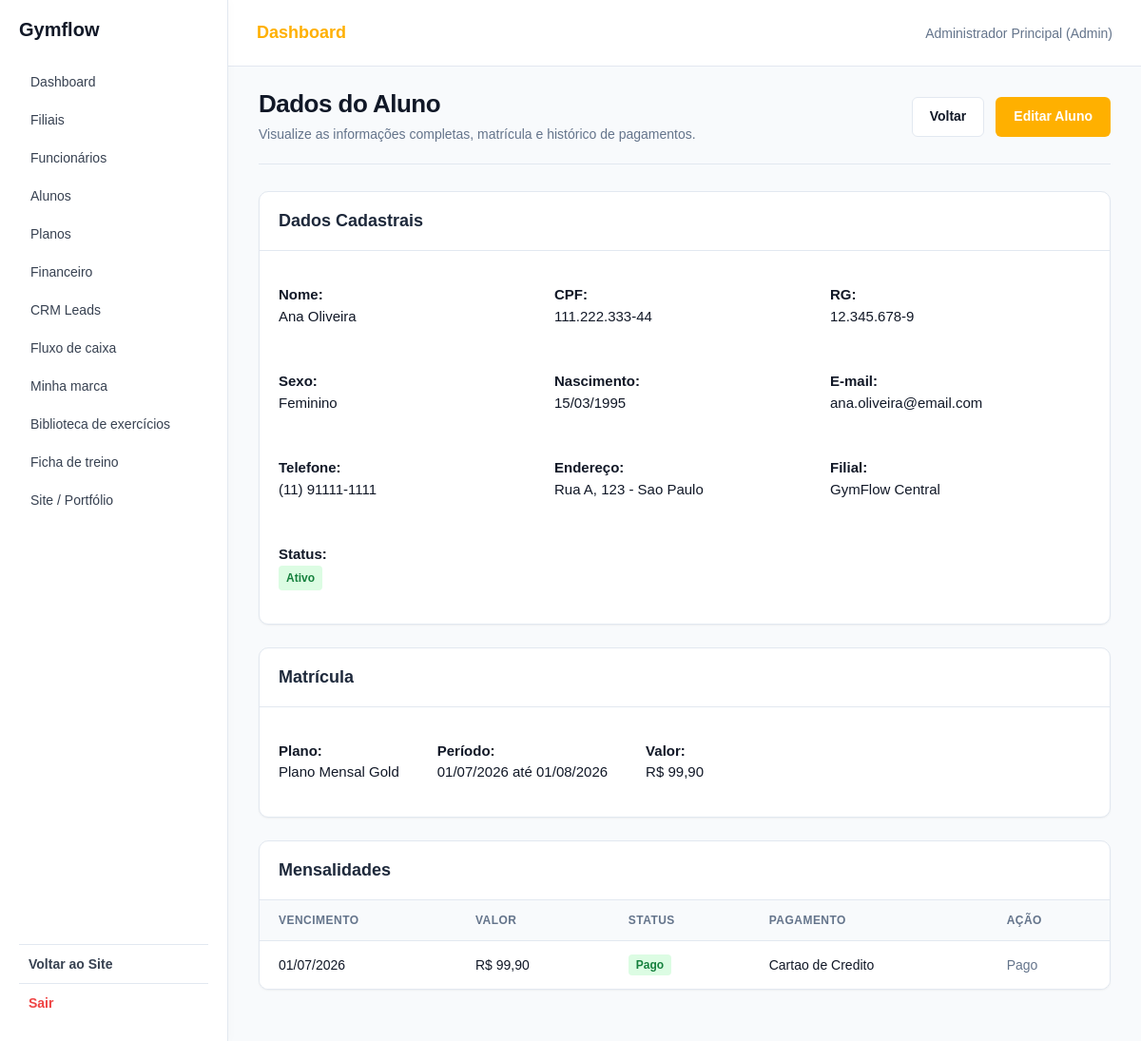
Screenshot of /app/controllers/AlunoController.php?acao=visualizar&id=1 (signed in) with the database file from the repository.
### tables this page shows
CREATE TABLE alunos (
    id INT AUTO_INCREMENT PRIMARY KEY,
    filial_id INT NOT NULL,
    professor_id INT DEFAULT NULL,
    nome VARCHAR(100) NOT NULL,
    cpf VARCHAR(14) NOT NULL UNIQUE,
    rg VARCHAR(20),
    sexo VARCHAR(15) NOT NULL,
    nascimento DATE NOT NULL,
    email VARCHAR(100) NOT NULL,
    telefone VARCHAR(15) NOT NULL,
    endereco TEXT,
    status VARCHAR(20) NOT NULL DEFAULT 'Ativo',
    criado_em DATETIME DEFAULT CURRENT_TIMESTAMP,
    FOREIGN KEY (filial_id) REFERENCES filiais(id) ON DELETE RESTRICT,
    FOREIGN KEY (professor_id) REFERENCES users(id) ON DELETE SET NULL
);

CREATE TABLE filiais (
    id INT AUTO_INCREMENT PRIMARY KEY,
    company_id INT NOT NULL,
    nome VARCHAR(100) NOT NULL,
    cnpj VARCHAR(18) NOT NULL,
    telefone VARCHAR(15) NOT NULL,
    endereco TEXT NULL,
    numero VARCHAR(20) NULL,
    complemento VARCHAR(100) NULL,
    email VARCHAR(100) NULL,
    responsavel VARCHAR(100) NOT NULL,
    ativo BOOLEAN NOT NULL DEFAULT TRUE,
    latitude DECIMAL(10,8) DEFAULT NULL,
    longitude DECIMAL(11,8) DEFAULT NULL,
    CONSTRAINT uq_filiais_cnpj UNIQUE (company_id, cnpj),
    FOREIGN KEY (company_id) REFERENCES companies(id) ON DELETE CASCADE
);

CREATE TABLE matriculas (
    id INT AUTO_INCREMENT PRIMARY KEY,
    aluno_id INT NOT NULL,
    plano_id INT NOT NULL,
    inicio DATE NOT NULL,
    fim DATE NOT NULL,
    valor NUMERIC(10, 2) NOT NULL CHECK (valor >= 0),
    desconto NUMERIC(10, 2) NOT NULL DEFAULT 0.00 CHECK (desconto >= 0),
    ativa BOOLEAN NOT NULL DEFAULT TRUE,
    CHECK (fim >= inicio),
    FOREIGN KEY (aluno_id) REFERENCES alunos(id) ON DELETE CASCADE,
    FOREIGN KEY (plano_id) REFERENCES planos(id) ON DELETE RESTRICT
);

CREATE TABLE planos (
    id INT AUTO_INCREMENT PRIMARY KEY,
    company_id INT NOT NULL,
    nome VARCHAR(100) NOT NULL,
    categoria VARCHAR(50) NOT NULL,
    valor NUMERIC(10, 2) NOT NULL CHECK (valor >= 0),
    duracao VARCHAR(20) NOT NULL,
    FOREIGN KEY (company_id) REFERENCES companies(id) ON DELETE CASCADE
);

CREATE TABLE contas (
    id INT AUTO_INCREMENT PRIMARY KEY,
    aluno_id INT NOT NULL,
    matricula_id INT NOT NULL,
    vencimento DATE NOT NULL,
    valor NUMERIC(10, 2) NOT NULL CHECK (valor >= 0),
    status VARCHAR(20) NOT NULL DEFAULT 'Aberto',
    forma_pagamento VARCHAR(30),
    pago_em TIMESTAMP NULL DEFAULT NULL,
    FOREIGN KEY (aluno_id) REFERENCES alunos(id) ON DELETE CASCADE,
    FOREIGN KEY (matricula_id) REFERENCES matriculas(id) ON DELETE CASCADE
);

### app/models/Aluno.php (called while the page is built, shortened)
<?php
require_once __DIR__ . '/Database.php';
$operacao = $operacao ?? '';
if ($operacao === 'listar') {
    $cpf = trim($cpf ?? '');
    $status = trim($status ?? '');
    $sql = "SELECT a.*, f.nome AS nome_filial FROM alunos a INNER JOIN filiais f ON f.id = a.filial_id WHERE f.company_id = :company_id";
    $parametros = [':company_id' => $_SESSION['company_id'] ?? 0];
    $role_logado = $_SESSION['usuario_role'] ?? '';
    $id_logado = $_SESSION['usuario_id'] ?? 0;
    if ($role_logado === 'Professor') {
        $sql .= " AND a.professor_id = :user_id";
        $parametros[':user_id'] = $id_logado;
    } elseif ($role_logado === 'Recepcao') {
        $sql .= " AND a.filial_id IN (SELECT filial_id FROM user_filiais WHERE user_id = :user_id)";
        $parametros[':user_id'] = $id_logado;
    }
    if ($cpf !== '') {
        $sql .= " AND a.cpf LIKE :cpf";
        $parametros[':cpf'] = "%$cpf%";
    }
    if ($status !== '') {
        $sql .= " AND a.status = :status";
        $parametros[':status'] = $status;
    }
    if (!empty($filial_id_filter)) {
        $sql .= " AND a.filial_id = :filial_id_filter";
        $parametros[':filial_id_filter'] = $filial_id_filter;
    }
    $sql .= " ORDER BY a.nome";
    $stmt = $pdo->prepare($sql);
    $stmt->execute($parametros);
    $alunos = $stmt->fetchAll();
}
elseif ($operacao === 'listar_filiais') {
    $company_id = $_SESSION['company_id'] ?? 0;
    $stmt = $pdo->prepare("SELECT id, nome FROM filiais WHERE ativo = TRUE AND company_id = ? ORDER BY nome");
    $stmt->execute([$company_id]);
    $filiais = $stmt->fetchAll();
}
elseif ($operacao === 'visualizar') {
    $id = (int) ($id ?? 0);
    $stmt = $pdo->prepare("SELECT a.*, f.nome AS nome_filial FROM alunos a INNER JOIN filiais f ON f.id = a.filial_id WHERE a.id = :id");
    $stmt->execute([':id' => $id]);
    $aluno = $stmt->fetch() ?: null;
    $stmt = $pdo->prepare("
        SELECT m.*, p.nome AS nome_plano, p.duracao
        FROM matriculas m
        INNER JOIN planos p ON p.id = m.plano_id
        WHERE m.aluno_id = :id AND m.ativa = TRUE
        ORDER BY m.id DESC
        LIMIT 1
    ");
    $stmt->execute([':id' => $id]);
    $matricula = $stmt->fetch() ?: false;
    $stmt = $pdo->prepare("SELECT * FROM contas WHERE aluno_id = :id ORDER BY vencimento DESC");
    $stmt->execute([':id' => $id]);
    $contas = $stmt->fetchAll();
}

### app/views/alunos/visualizar.php (the view, shortened to what this page needs)
<?php
include __DIR__ . '/../shared/header.php';
include __DIR__ . '/../shared/sidebar.php';
?>
<link rel="stylesheet" href="<?= BASE_URL ?>/assets/css/jorge-financeiro.css">
<main class="conteudo financeiro-page">
    <div class="fin-page-header">
        <div class="fin-header-info">
            <h1>Dados do Aluno</h1>
            <p>Visualize as informações completas, matrícula e histórico de pagamentos.</p>
        </div>
        <div class="fin-header-actions">
            <a href="<?= $baseUrl ?>?acao=listar" class="fin-btn fin-btn-secondary">
                Voltar
            </a>
            <a href="<?= $baseUrl ?>?acao=editar&id=<?= $aluno['id'] ?>" class="fin-btn fin-btn-primary">
                Editar Aluno
            </a>
        </div>
    </div>
    <section class="fin-table-card" style="margin-bottom: 24px;">
        <h3 style="padding: 20px; border-bottom: 1px solid #e2e8f0; margin: 0; color: #1e293b;">Dados Cadastrais</h3>
        <div style="padding: 20px; display: grid; grid-template-columns: repeat(auto-fit, minmax(250px, 1fr)); gap: 16px;">
            <p><strong>Nome:</strong> <br> <?= htmlspecialchars($aluno['nome']) ?></p>
            <p><strong>CPF:</strong> <br> <?= htmlspecialchars($aluno['cpf']) ?></p>
            <p><strong>RG:</strong> <br> <?= htmlspecialchars($aluno['rg'] ?? '') ?></p>
            <p><strong>Sexo:</strong> <br> <?= htmlspecialchars($aluno['sexo']) ?></p>
            <p><strong>Nascimento:</strong> <br> <?= date('d/m/Y', strtotime($aluno['nascimento'])) ?></p>
            <p><strong>E-mail:</strong> <br> <?= htmlspecialchars($aluno['email']) ?></p>
            <p><strong>Telefone:</strong> <br> <?= htmlspecialchars($aluno['telefone']) ?></p>
            <p><strong>Endereço:</strong> <br> <?= htmlspecialchars($aluno['endereco'] ?? '') ?></p>
            <p><strong>Filial:</strong> <br> <?= htmlspecialchars($aluno['nome_filial']) ?></p>
            <p><strong>Status:</strong> <br>
                <span style="display: inline-block; padding: 4px 8px; border-radius: 4px; font-size: 12px; font-weight: bold; background-color: <?= $aluno['status'] === 'Ativo' ? '#dcfce3' : '#fee2e2' ?>; color: <?= $aluno['status'] === 'Ativo' ? '#15803d' : '#b91c1c' ?>;">
                    <?= htmlspecialchars($aluno['status']) ?>
                </span>
            </p>
        </div>
    </section>
    <section class="fin-table-card" style="margin-bottom: 24px;">
        <h3 style="padding: 20px; border-bottom: 1px solid #e2e8f0; margin: 0; color: #1e293b;">Matrícula</h3>
        <div style="padding: 20px;">
            <?php if ($matricula): ?>
                <div style="display: flex; gap: 40px; flex-wrap: wrap;">
                    <p><strong>Plano:</strong> <br> <?= htmlspecialchars($matricula['nome_plano']) ?></p>
                    <p><strong>Período:</strong> <br> <?= date('d/m/Y', strtotime($matricula['inicio'])) ?> até <?= date('d/m/Y', strtotime($matricula['fim'])) ?></p>
                    <p><strong>Valor:</strong> <br> R$ <?= number_format($matricula['valor'], 2, ',', '.') ?></p>
                </div>
            <?php endif; ?>
        </div>
    </section>
    <section class="fin-table-card">
        <h3 style="padding: 20px; border-bottom: 1px solid #e2e8f0; margin: 0; color: #1e293b;">Mensalidades</h3>
        <div class="fin-table-responsive">
            <table class="fin-table">
                <thead>
                    <tr>
                        <th>Vencimento</th>
                        <th>Valor</th>
                        <th>Status</th>
                        <th>Pagamento</th>
                        <th>Ação</th>
                    </tr>
                </thead>
                <tbody>
                    <?php if (count($contas) === 0): ?>
                        <tr>
                            <td colspan="5" style="text-align: center; color: #64748b;">Nenhuma mensalidade encontrada.</td>
                        </tr>
                    <?php else: ?>
                        <?php foreach ($contas as $conta): ?>
                            <tr>
                                <td><?= date('d/m/Y', strtotime($conta['vencimento'])) ?></td>
                                <td>R$ <?= number_format($conta['valor'], 2, ',', '.') ?></td>
                                <td>
                                    <span style="display: inline-block; padding: 4px 8px; border-radius: 4px; font-size: 12px; font-weight: bold; background-color: <?= $conta['status'] === 'Pago' ? '#dcfce3' : '#fee2e2' ?>; color: <?= $conta['status'] === 'Pago' ? '#15803d' : '#b91c1c' ?>;">
                                        <?= htmlspecialchars($conta['status']) ?>
                                    </span>
                                </td>
                                <td><?= htmlspecialchars($conta['forma_pagamento'] ?? 'Pendente') ?></td>
                                <td>
                                    <?php if ($conta['status'] === 'Aberto'): ?>
                                        <form action="<?= $baseUrl ?>?acao=pagar" method="POST" style="margin: 0;">
                                            <input type="hidden" name="aluno_id" value="<?= $aluno['id'] ?>">
                                            <input type="hidden" name="conta_id" value="<?= $conta['id'] ?>">
                                            <button type="submit" class="fin-btn" style="background-color: #15803d; color: white; padding: 6px 12px; font-size: 12px;">
                                                Registrar Pagamento
                                            </button>
                                        </form>
                                    <?php else: ?>
                                        <span style="color: #64748b; font-size: 14px;">Pago</span>
                                    <?php endif; ?>
                                </td>
                            </tr>
                        <?php endforeach; ?>
                    <?php endif; ?>
                </tbody>
            </table>
        </div>
    </section>
</main>
<?php include __DIR__ . '/../shared/footer.php'; ?>

### assets/css/global.css (style rules this page uses)
:root { --cor-primaria: #10b981; --cor-primaria-hover: #059669; --cor-fundo: #ffffff; --cor-branca: #ffffff; --cor-texto: #111827; --cor-texto-secundario: #64748b; --cor-borda: #e2e8f0; --cor-sucesso: #10b981; --cor-aviso: #f59e0b; --cor-perigo: #ef4444; }
* { box-sizing: border-box; }
body { margin: 0; min-height: 100vh; font-family: Arial, Helvetica, sans-serif; font-size: 15px; background-color: white; color: var(--cor-texto); }
h1, h2, h3, h4 { margin-top: 0; color: var(--cor-texto); }
h1 { font-size: 28px; }
h3 { font-size: 18px; }
p { line-height: 1.5; }
a { color: var(--cor-primaria); text-decoration: none; }
table { width: 100%; border-collapse: collapse; background-color: white; }
th, td { padding: 10px; text-align: left; border-bottom: 1px solid var(--cor-borda); }
th { background-color: #f8fafc; }

### assets/css/layout.css (style rules this page uses)
main, .conteudo, .main-content { padding: 25px 30px; box-sizing: border-box; }

### assets/css/jorge-financeiro.css (style rules this page uses)
:root { --fin-primary: #10b981; --fin-primary-dark: #059669; --fin-primary-light: #ecfdf5; --fin-primary-border: #a7f3d0; --fin-danger: #ef4444; --fin-danger-dark: #dc2626; --fin-danger-light: #fef2f2; --fin-danger-border: #fecaca; --fin-warning: #f59e0b; --fin-warning-dark: #d97706; --fin-warning-light: #fffbeb; --fin-warning-border: #fde68a; --fin-info: #0284c7; --fin-info-dark: #0369a1; --fin-info-light: #f0f9ff; --fin-info-border: #bae6fd; --fin-purple: #8b5cf6; --fin-purple-dark: #7c3aed; --fin-purple-light: #f5f3ff; --fin-purple-border: #ddd6fe; --fin-bg-card: #ffffff; --fin-bg-main: #f8fafc; --fin-border-color: #e2e8f0; --fin-border-light: #f1f5f9; --fin-text-main: #111827; --fin-text-muted: #64748b; --fin-text-light: #94a3b8; --fin-radius-sm: 6px; --fin-radius-md: 10px; --fin-radius-lg: 14px; --fin-radius-full: 9999px; --fin-shadow-sm: 0 1px 2px 0 rgba(0, 0, 0, 0.05); --fin-shadow-md: 0 4px 6px -1px rgba(0, 0, 0, 0.07), 0 2px 4px -2px rgba(0, 0, 0, 0.05); --fin-shadow-lg: 0 10px 15px -3px rgba(0, 0, 0, 0.08), 0 4px 6px -4px rgba(0, 0, 0, 0.04); --fin-transition: all 0.2s cubic-bezier(0.4, 0, 0.2, 1); }
.financeiro-page, .fluxo-page, .crm-page { box-sizing: border-box; padding: 24px 32px; color: var(--fin-text-main); }
.fin-page-header { display: flex; justify-content: space-between; align-items: center; flex-wrap: wrap; gap: 16px; margin-bottom: 28px; padding-bottom: 20px; border-bottom: 1px solid var(--fin-border-color); }
.fin-header-info h1, .financeiro-page h1, .fluxo-page h1, .crm-page h1 { font-size: 26px; font-weight: 700; color: var(--fin-text-main); margin: 0 0 6px 0; letter-spacing: -0.02em; }
.fin-header-info p, .financeiro-page > p, .fluxo-page > p, .crm-page > p { color: var(--fin-text-muted); font-size: 14px; margin: 0; }
.fin-header-actions { display: flex; align-items: center; gap: 12px; }
.fin-btn { display: inline-flex; align-items: center; justify-content: center; gap: 8px; padding: 10px 18px; font-size: 14px; font-weight: 600; border-radius: var(--fin-radius-sm); border: 1px solid transparent; cursor: pointer; text-decoration: none; transition: var(--fin-transition); line-height: 1.4; }
.fin-btn-primary { background-color: var(--fin-primary); color: #ffffff !important; }
.fin-btn-secondary { background-color: #ffffff; color: var(--fin-text-main) !important; border-color: var(--fin-border-color); }
.fin-table-card { background-color: var(--fin-bg-card); border: 1px solid var(--fin-border-color); border-radius: var(--fin-radius-md); box-shadow: var(--fin-shadow-sm); overflow: hidden; margin-bottom: 30px; }
.fin-table-responsive { width: 100%; overflow-x: auto; }
.fin-table { width: 100%; border-collapse: collapse; font-size: 14px; text-align: left; }
.fin-table th { background-color: #f8fafc; color: var(--fin-text-muted); font-weight: 600; font-size: 12px; text-transform: uppercase; letter-spacing: 0.04em; padding: 14px 20px; border-bottom: 1px solid var(--fin-border-color); }
.fin-table td { padding: 14px 20px; border-bottom: 1px solid var(--fin-border-light); color: var(--fin-text-main); vertical-align: middle; }
.fin-table tbody tr { transition: var(--fin-transition); }
.fin-table tbody tr:last-child td { border-bottom: none; }

### rows the page displays
alunos: nome "Ana Oliveira", cpf "111.222.333-44", rg "12.345.678-9", sexo "Feminino", nascimento "15/03/1995", email "ana.oliveira@email.com", telefone "(11) 91111-1111", endereco "Rua A, 123 - Sao Paulo", filial.nome "GymFlow Central", status "Ativo"
matriculas: plano.nome "Plano Mensal Gold", inicio "01/07/2026", fim "01/08/2026", valor "99,90"
contas: vencimento "01/07/2026", valor "99,90", status "Pago", forma_pagamento "Cartao de Credito"

### other values shown
$titulo "Dashboard"
$usuario "Administrador Principal"
$role "Admin"
$nomePainel "Gymflow"
